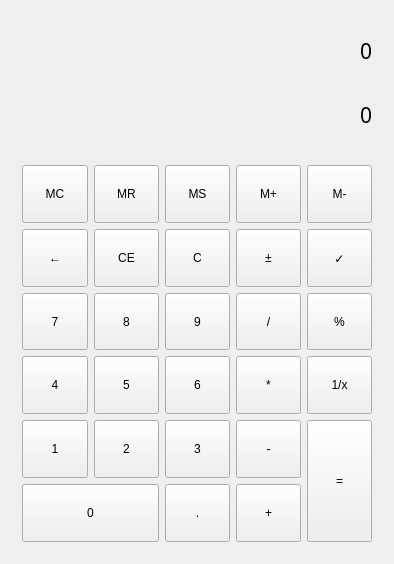
<?xml version="1.0" encoding="UTF-8"?>
<ui version="4.0">
 <class>Calculator</class>
 <widget class="QWidget" name="Calculator">
  <property name="geometry">
   <rect>
    <x>0</x>
    <y>0</y>
    <width>394</width>
    <height>564</height>
   </rect>
  </property>
  <property name="windowTitle">
   <string>Calculator</string>
  </property>
  <widget class="QWidget" name="">
   <property name="geometry">
    <rect>
     <x>11</x>
     <y>11</y>
     <width>372</width>
     <height>542</height>
    </rect>
   </property>
   <layout class="QGridLayout" name="gridLayout">
    <item row="6" column="1">
     <widget class="QPushButton" name="pb_num5">
      <property name="sizePolicy">
       <sizepolicy hsizetype="Minimum" vsizetype="Preferred">
        <horstretch>0</horstretch>
        <verstretch>0</verstretch>
       </sizepolicy>
      </property>
      <property name="text">
       <string>5</string>
      </property>
     </widget>
    </item>
    <item row="3" column="0">
     <widget class="QPushButton" name="pushButton">
      <property name="sizePolicy">
       <sizepolicy hsizetype="Minimum" vsizetype="Preferred">
        <horstretch>0</horstretch>
        <verstretch>0</verstretch>
       </sizepolicy>
      </property>
      <property name="text">
       <string>MC</string>
      </property>
     </widget>
    </item>
    <item row="3" column="1">
     <widget class="QPushButton" name="pushButton_2">
      <property name="sizePolicy">
       <sizepolicy hsizetype="Minimum" vsizetype="Preferred">
        <horstretch>0</horstretch>
        <verstretch>0</verstretch>
       </sizepolicy>
      </property>
      <property name="text">
       <string>MR</string>
      </property>
     </widget>
    </item>
    <item row="3" column="2">
     <widget class="QPushButton" name="pushButton_3">
      <property name="sizePolicy">
       <sizepolicy hsizetype="Minimum" vsizetype="Preferred">
        <horstretch>0</horstretch>
        <verstretch>0</verstretch>
       </sizepolicy>
      </property>
      <property name="text">
       <string>MS</string>
      </property>
     </widget>
    </item>
    <item row="7" column="0">
     <widget class="QPushButton" name="pb_num1">
      <property name="sizePolicy">
       <sizepolicy hsizetype="Minimum" vsizetype="Preferred">
        <horstretch>0</horstretch>
        <verstretch>0</verstretch>
       </sizepolicy>
      </property>
      <property name="text">
       <string>1</string>
      </property>
     </widget>
    </item>
    <item row="8" column="0" colspan="2">
     <widget class="QPushButton" name="pb_num0">
      <property name="sizePolicy">
       <sizepolicy hsizetype="Minimum" vsizetype="Preferred">
        <horstretch>0</horstretch>
        <verstretch>0</verstretch>
       </sizepolicy>
      </property>
      <property name="text">
       <string>0</string>
      </property>
     </widget>
    </item>
    <item row="3" column="4">
     <widget class="QPushButton" name="pushButton_5">
      <property name="sizePolicy">
       <sizepolicy hsizetype="Minimum" vsizetype="Preferred">
        <horstretch>0</horstretch>
        <verstretch>0</verstretch>
       </sizepolicy>
      </property>
      <property name="text">
       <string>M-</string>
      </property>
     </widget>
    </item>
    <item row="7" column="4" rowspan="2">
     <widget class="QPushButton" name="pb_equal">
      <property name="sizePolicy">
       <sizepolicy hsizetype="Minimum" vsizetype="Preferred">
        <horstretch>0</horstretch>
        <verstretch>0</verstretch>
       </sizepolicy>
      </property>
      <property name="text">
       <string>=</string>
      </property>
     </widget>
    </item>
    <item row="8" column="2">
     <widget class="QPushButton" name="pb_dip">
      <property name="sizePolicy">
       <sizepolicy hsizetype="Minimum" vsizetype="Preferred">
        <horstretch>0</horstretch>
        <verstretch>0</verstretch>
       </sizepolicy>
      </property>
      <property name="text">
       <string>.</string>
      </property>
     </widget>
    </item>
    <item row="5" column="2">
     <widget class="QPushButton" name="pb_num9">
      <property name="sizePolicy">
       <sizepolicy hsizetype="Minimum" vsizetype="Preferred">
        <horstretch>0</horstretch>
        <verstretch>0</verstretch>
       </sizepolicy>
      </property>
      <property name="text">
       <string>9</string>
      </property>
     </widget>
    </item>
    <item row="5" column="3">
     <widget class="QPushButton" name="pb_div">
      <property name="sizePolicy">
       <sizepolicy hsizetype="Minimum" vsizetype="Preferred">
        <horstretch>0</horstretch>
        <verstretch>0</verstretch>
       </sizepolicy>
      </property>
      <property name="text">
       <string>/</string>
      </property>
     </widget>
    </item>
    <item row="4" column="4">
     <widget class="QPushButton" name="pushButton_6">
      <property name="sizePolicy">
       <sizepolicy hsizetype="Minimum" vsizetype="Preferred">
        <horstretch>0</horstretch>
        <verstretch>0</verstretch>
       </sizepolicy>
      </property>
      <property name="text">
       <string>✓</string>
      </property>
     </widget>
    </item>
    <item row="3" column="3">
     <widget class="QPushButton" name="pushButton_4">
      <property name="sizePolicy">
       <sizepolicy hsizetype="Minimum" vsizetype="Preferred">
        <horstretch>0</horstretch>
        <verstretch>0</verstretch>
       </sizepolicy>
      </property>
      <property name="text">
       <string>M+</string>
      </property>
     </widget>
    </item>
    <item row="4" column="2">
     <widget class="QPushButton" name="pb_clear">
      <property name="sizePolicy">
       <sizepolicy hsizetype="Minimum" vsizetype="Preferred">
        <horstretch>0</horstretch>
        <verstretch>0</verstretch>
       </sizepolicy>
      </property>
      <property name="text">
       <string>C</string>
      </property>
     </widget>
    </item>
    <item row="5" column="1">
     <widget class="QPushButton" name="pb_num8">
      <property name="sizePolicy">
       <sizepolicy hsizetype="Minimum" vsizetype="Preferred">
        <horstretch>0</horstretch>
        <verstretch>0</verstretch>
       </sizepolicy>
      </property>
      <property name="text">
       <string>8</string>
      </property>
     </widget>
    </item>
    <item row="6" column="0">
     <widget class="QPushButton" name="pb_num4">
      <property name="sizePolicy">
       <sizepolicy hsizetype="Minimum" vsizetype="Preferred">
        <horstretch>0</horstretch>
        <verstretch>0</verstretch>
       </sizepolicy>
      </property>
      <property name="text">
       <string>4</string>
      </property>
     </widget>
    </item>
    <item row="0" column="0" colspan="5">
     <widget class="QLabel" name="lb_express">
      <property name="font">
       <font>
        <family>黑体</family>
        <pointsize>16</pointsize>
        <weight>50</weight>
        <bold>false</bold>
       </font>
      </property>
      <property name="text">
       <string>0</string>
      </property>
      <property name="alignment">
       <set>Qt::AlignRight|Qt::AlignTrailing|Qt::AlignVCenter</set>
      </property>
     </widget>
    </item>
    <item row="6" column="3">
     <widget class="QPushButton" name="pb_mul">
      <property name="sizePolicy">
       <sizepolicy hsizetype="Minimum" vsizetype="Preferred">
        <horstretch>0</horstretch>
        <verstretch>0</verstretch>
       </sizepolicy>
      </property>
      <property name="text">
       <string>*</string>
      </property>
     </widget>
    </item>
    <item row="7" column="1">
     <widget class="QPushButton" name="pb_num2">
      <property name="sizePolicy">
       <sizepolicy hsizetype="Minimum" vsizetype="Preferred">
        <horstretch>0</horstretch>
        <verstretch>0</verstretch>
       </sizepolicy>
      </property>
      <property name="text">
       <string>2</string>
      </property>
     </widget>
    </item>
    <item row="8" column="3">
     <widget class="QPushButton" name="pb_add">
      <property name="sizePolicy">
       <sizepolicy hsizetype="Minimum" vsizetype="Preferred">
        <horstretch>0</horstretch>
        <verstretch>0</verstretch>
       </sizepolicy>
      </property>
      <property name="text">
       <string>+</string>
      </property>
     </widget>
    </item>
    <item row="4" column="1">
     <widget class="QPushButton" name="pushButton_8">
      <property name="sizePolicy">
       <sizepolicy hsizetype="Minimum" vsizetype="Preferred">
        <horstretch>0</horstretch>
        <verstretch>0</verstretch>
       </sizepolicy>
      </property>
      <property name="text">
       <string>CE</string>
      </property>
     </widget>
    </item>
    <item row="5" column="0">
     <widget class="QPushButton" name="pb_num7">
      <property name="sizePolicy">
       <sizepolicy hsizetype="Minimum" vsizetype="Preferred">
        <horstretch>0</horstretch>
        <verstretch>0</verstretch>
       </sizepolicy>
      </property>
      <property name="text">
       <string>7</string>
      </property>
     </widget>
    </item>
    <item row="7" column="3">
     <widget class="QPushButton" name="pb_sub">
      <property name="sizePolicy">
       <sizepolicy hsizetype="Minimum" vsizetype="Preferred">
        <horstretch>0</horstretch>
        <verstretch>0</verstretch>
       </sizepolicy>
      </property>
      <property name="text">
       <string>-</string>
      </property>
     </widget>
    </item>
    <item row="2" column="0">
     <spacer name="verticalSpacer">
      <property name="orientation">
       <enum>Qt::Vertical</enum>
      </property>
      <property name="sizeType">
       <enum>QSizePolicy::Fixed</enum>
      </property>
      <property name="sizeHint" stdset="0">
       <size>
        <width>20</width>
        <height>15</height>
       </size>
      </property>
     </spacer>
    </item>
    <item row="1" column="0" colspan="5">
     <widget class="QLabel" name="lb_result">
      <property name="font">
       <font>
        <family>黑体</family>
        <pointsize>16</pointsize>
        <weight>50</weight>
        <bold>false</bold>
       </font>
      </property>
      <property name="text">
       <string>0</string>
      </property>
      <property name="alignment">
       <set>Qt::AlignRight|Qt::AlignTrailing|Qt::AlignVCenter</set>
      </property>
     </widget>
    </item>
    <item row="4" column="0">
     <widget class="QPushButton" name="pb_back">
      <property name="sizePolicy">
       <sizepolicy hsizetype="Minimum" vsizetype="Preferred">
        <horstretch>0</horstretch>
        <verstretch>0</verstretch>
       </sizepolicy>
      </property>
      <property name="text">
       <string>←</string>
      </property>
     </widget>
    </item>
    <item row="5" column="4">
     <widget class="QPushButton" name="pushButton_14">
      <property name="sizePolicy">
       <sizepolicy hsizetype="Minimum" vsizetype="Preferred">
        <horstretch>0</horstretch>
        <verstretch>0</verstretch>
       </sizepolicy>
      </property>
      <property name="text">
       <string>%</string>
      </property>
     </widget>
    </item>
    <item row="6" column="2">
     <widget class="QPushButton" name="pb_num6">
      <property name="sizePolicy">
       <sizepolicy hsizetype="Minimum" vsizetype="Preferred">
        <horstretch>0</horstretch>
        <verstretch>0</verstretch>
       </sizepolicy>
      </property>
      <property name="text">
       <string>6</string>
      </property>
     </widget>
    </item>
    <item row="6" column="4">
     <widget class="QPushButton" name="pushButton_22">
      <property name="sizePolicy">
       <sizepolicy hsizetype="Minimum" vsizetype="Preferred">
        <horstretch>0</horstretch>
        <verstretch>0</verstretch>
       </sizepolicy>
      </property>
      <property name="text">
       <string>1/x</string>
      </property>
     </widget>
    </item>
    <item row="7" column="2">
     <widget class="QPushButton" name="pb_num3">
      <property name="sizePolicy">
       <sizepolicy hsizetype="Minimum" vsizetype="Preferred">
        <horstretch>0</horstretch>
        <verstretch>0</verstretch>
       </sizepolicy>
      </property>
      <property name="text">
       <string>3</string>
      </property>
     </widget>
    </item>
    <item row="4" column="3">
     <widget class="QPushButton" name="pushButton_9">
      <property name="sizePolicy">
       <sizepolicy hsizetype="Minimum" vsizetype="Preferred">
        <horstretch>0</horstretch>
        <verstretch>0</verstretch>
       </sizepolicy>
      </property>
      <property name="text">
       <string>±</string>
      </property>
     </widget>
    </item>
   </layout>
  </widget>
 </widget>
 <layoutdefault spacing="6" margin="11"/>
 <resources/>
 <connections/>
</ui>
